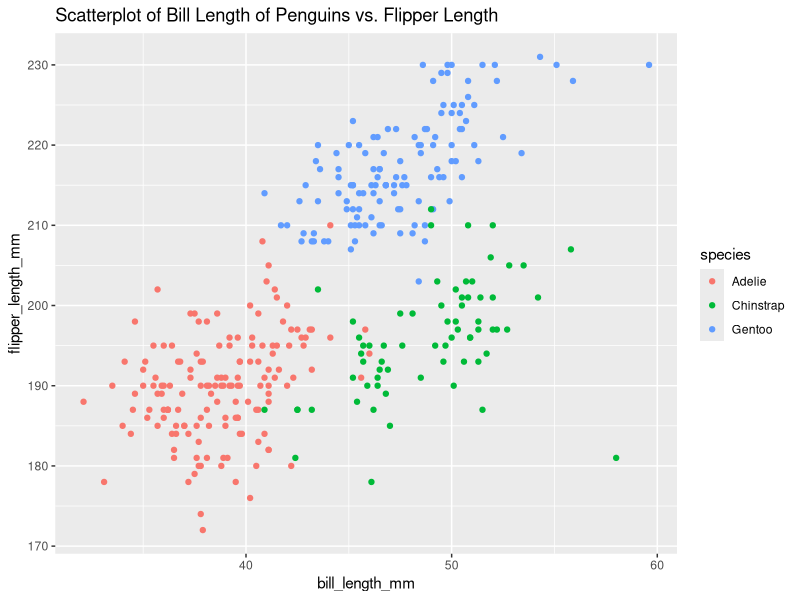
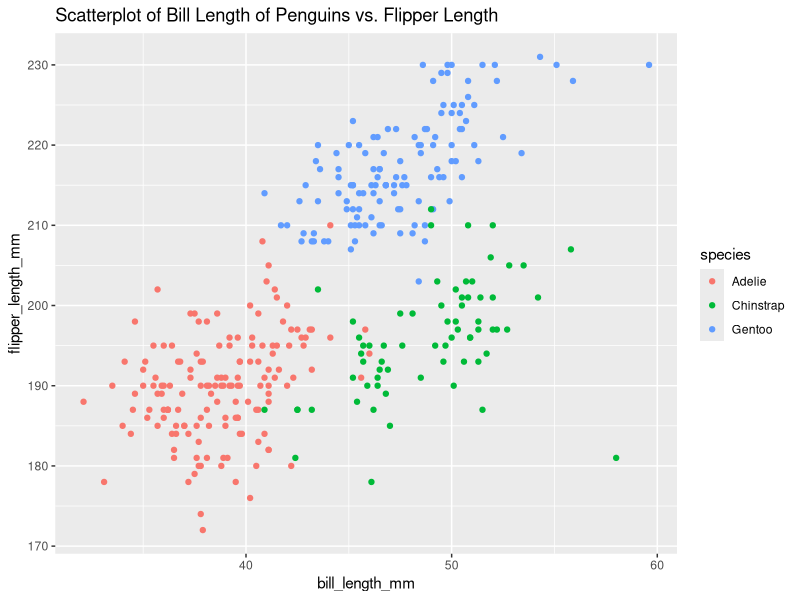

These charts were generated, in order, by the following R code:
## ---- chunk 1
knitr::opts_chunk$set(echo = TRUE)

library(tidyverse)
library(dplyr)
## ---- chunk 2

frame_x = tibble(
  sample_x = rnorm(10),
  logi_vec = sample_x > 0,
  subj_char = c("math", "english", "history", "chinese", "science", "biology", 
               "politics", "geography", "physics", "chemistry"),
  county_fac = as.factor(c("Manhattan","Manhattan","Manhattan","Manhattan", 
                        "Queen", "Queen", "Queen",
                        "Bronx", "Bronx", "Bronx"))
)

mean_frame = tibble(
  mean_sample = mean(pull(frame_x, sample_x)),
  mean_logi = mean(pull(frame_x, logi_vec)),
  mean_char = mean(pull(frame_x, subj_char)),
  mean_fac = mean(pull(frame_x, county_fac))
)

## ---- chunk 3

frame_x_logi = frame_x %>%
  mutate(
    num_logi = (as.numeric(logi_vec))*sample_x,
    fac_logi = as.factor(logi_vec)*sample_x,
    num_fac_logi = (as.numeric(as.factor(logi_vec)))*sample_x
  ) %>%
  select(num_logi, fac_logi, num_fac_logi)

## ---- chunk 4

data("penguins", package = "palmerpenguins")

## ---- chunk 5

penguins %>%
  ggplot(aes(x = bill_length_mm, y = flipper_length_mm, color = species)) +
  geom_point(na.rm = TRUE) +
  labs(title = "Scatterplot of Bill Length of Penguins vs. Flipper Length") 

ggsave("penguins.png")

